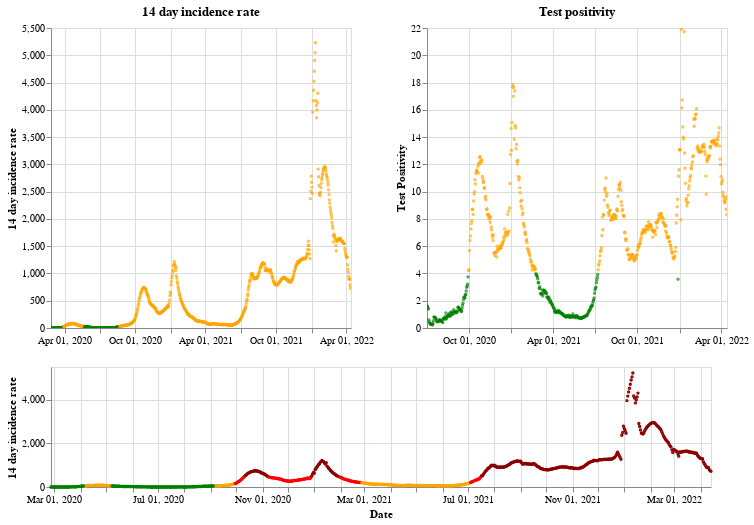

Notebook cell for this chart:
### Markdown cell above
## Northern Ireland

### Code cell
plot_traffic_light('Northern Ireland')

### Figure 1 — Vega-Lite specification as saved in the notebook (floating-point values rounded to 4 significant figures; data arrays with more than 128 entries replaced by an {"elided": "..."} marker saying what was removed)
{"config": {"view": {"continuousWidth": 400, "continuousHeight": 300}}, "vconcat": [{"hconcat": [{"mark": {"type": "point", "size": 2}, "encoding": {"color": {"condition": {"value": "green", "test": "(datum.twoWeeklyCasesRate <= 25)"}, "value": "orange"}, "tooltip": [{"type": "nominal", "field": "areaName"}, {"type": "temporal", "field": "date"}, {"type": "quantitative", "field": "twoWeeklyCasesRate"}, {"type": "quantitative", "field": "testPositivity"}], "x": {"type": "temporal", "axis": {"title": ""}, "field": "date", "scale": {"domain": {"selection": "DateBrush"}}, "timeUnit": "yearmonthdate"}, "y": {"type": "quantitative", "axis": {"title": "14 day incidence rate"}, "field": "twoWeeklyCasesRate"}}, "title": "14 day incidence rate", "width": 300}, {"mark": {"type": "point", "size": 2}, "encoding": {"color": {"condition": {"value": "green", "test": "(datum.testPositivity <= 4)"}, "value": "orange"}, "tooltip": [{"type": "nominal", "field": "areaName"}, {"type": "temporal", "field": "date"}, {"type": "quantitative", "field": "twoWeeklyCasesRate"}, {"type": "quantitative", "field": "testPositivity"}], "x": {"type": "temporal", "axis": {"title": ""}, "field": "date", "scale": {"domain": {"selection": "DateBrush"}}, "timeUnit": "yearmonthdate"}, "y": {"type": "quantitative", "axis": {"title": "Test Positivity"}, "field": "testPositivity"}}, "title": "Test positivity", "width": 300}]}, {"layer": [{"mark": {"type": "point", "size": 2}, "encoding": {"color": {"condition": {"value": "orange", "test": "(((datum.testPositivity < 4) && (datum.twoWeeklyCasesRate >= 50)) && (datum.twoWeeklyCasesRate < 200))"}, "value": "red"}, "opacity": {"condition": {"value": 1, "test": "((datum.twoWeeklyCasesRate >= 50) && (datum.twoWeeklyCasesRate < 500))"}, "value": 0}, "tooltip": [{"type": "nominal", "field": "areaName"}, {"type": "temporal", "field": "date"}, {"type": "quantitative", "field": "twoWeeklyCasesRate"}, {"type": "quantitative", "field": "testPositivity"}], "x": {"type": "temporal", "axis": {"title": "Date"}, "field": "date", "timeUnit": "yearmonthdate"}, "y": {"type": "quantitative", "axis": {"title": "14 day incidence rate"}, "field": "twoWeeklyCasesRate"}}, "selection": {"DateBrush": {"type": "interval", "encodings": ["x"], "fields": ["Time"]}}}, {"mark": {"type": "point", "size": 2}, "encoding": {"color": {"value": "darkred"}, "opacity": {"condition": {"value": 1, "test": "(datum.twoWeeklyCasesRate >= 500)"}, "value": 0}, "tooltip": [{"type": "nominal", "field": "areaName"}, {"type": "temporal", "field": "date"}, {"type": "quantitative", "field": "twoWeeklyCasesRate"}, {"type": "quantitative", "field": "testPositivity"}], "x": {"type": "temporal", "axis": {"title": "Date"}, "field": "date", "timeUnit": "yearmonthdate"}, "y": {"type": "quantitative", "axis": {"title": "14 day incidence rate"}, "field": "twoWeeklyCasesRate"}}}, {"mark": {"type": "point", "size": 2}, "encoding": {"color": {"condition": {"value": "green", "test": "((datum.testPositivity < 4) && (datum.twoWeeklyCasesRate < 50))"}, "value": "orange"}, "opacity": {"condition": {"value": 1, "test": "(datum.twoWeeklyCasesRate < 50)"}, "value": 0}, "tooltip": [{"type": "nominal", "field": "areaName"}, {"type": "temporal", "field": "date"}, {"type": "quantitative", "field": "twoWeeklyCasesRate"}, {"type": "quantitative", "field": "testPositivity"}], "x": {"type": "temporal", "axis": {"title": "Date"}, "field": "date", "timeUnit": "yearmonthdate"}, "y": {"type": "quantitative", "axis": {"title": "14 day incidence rate"}, "field": "twoWeeklyCasesRate"}}}], "height": 120, "width": 660}], "data": {"name": "data-7d948af97786a9a4b866500ee7ad11a0"}, "$schema": "https://vega.github.io/schema/vega-lite/v4.8.1.json", "datasets": {"data-7d948af97786a9a4b866500ee7ad11a0": {"elided": "778 records"}}}
